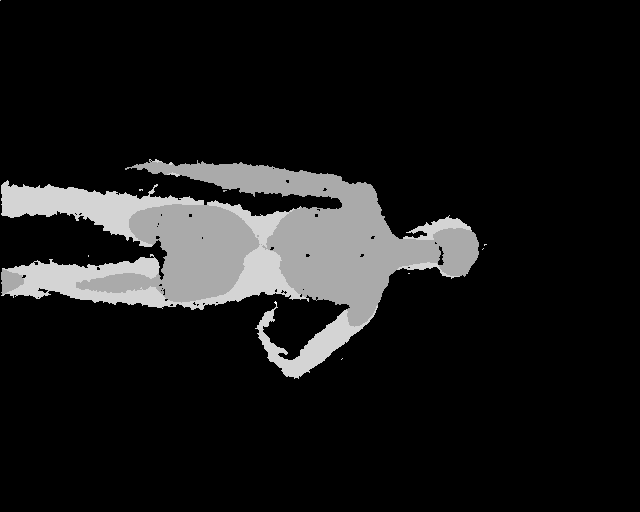
#> input picture D_readDataExamples/imgs/00000_DepthMap16bit.png, 640 x 512 px, found by its file name
$ python readDepth.py
#> lines starting #> are read from the running program, lines starting #| are printed output that depends on the picture; after the words box and inside, x2 and y2 are one past the last pixel; in counts of white or black regions, pixels touching at a corner belong together
import cv2
import numpy as np

# These should be pretty much same distance from the subject
img7_path = "Z:/plenoptima/plenoptima_ws2_1/WS2_Body/WS2_Bodies_220613_ID10_VS01/pngs_test/7/00000_DepthMap16bit.png"
img31_path = "Z:/plenoptima/plenoptima_ws2_1/WS2_Body/WS2_Bodies_220613_ID10_VS01/pngs_test/31/00000_DepthMap16bit.png"

img7 = cv2.imread(img7_path, cv2.IMREAD_GRAYSCALE)
#> img7 is the input picture: shape (512, 640); min 0, max 6, mean 0.594
img7 = np.double(img7)
cv2.imshow('depth 7', img7)
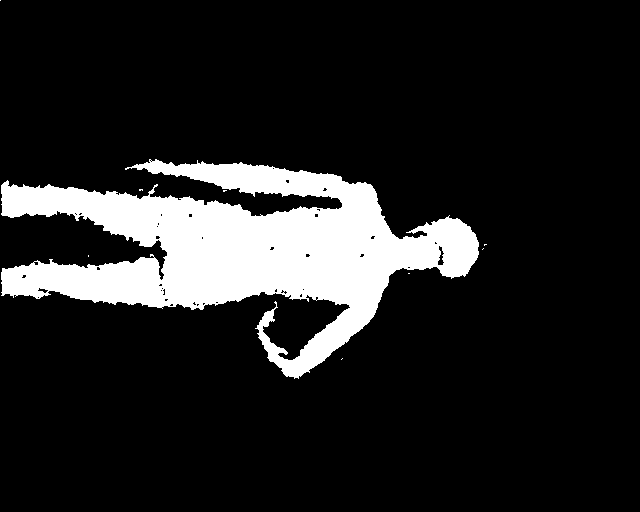
#> window 'depth 7': shape (512, 640); 13.6% white; 9 white regions (8 under 20 px), largest, box (x1, y1, x2, y2) and area: (1, 159, 479, 379) 44574

img31 = cv2.imread(img31_path, cv2.IMREAD_GRAYSCALE)
cv2.imshow('depth 31', np.double(img31))

print(np.max(img7))
#| 6.0
print(np.max(img31))
#| 6

cv2.waitKey(0)
cv2.destroyAllWindows()
